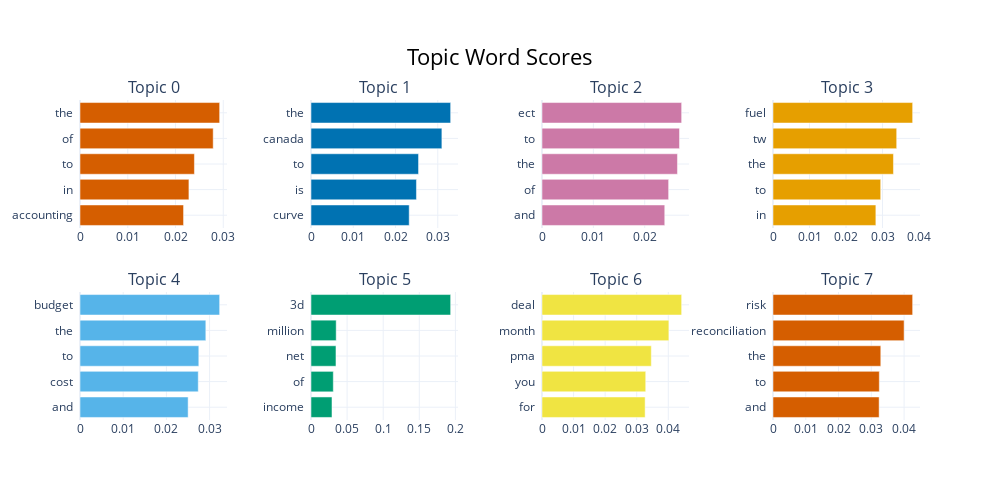

Notebook source saved alongside this figure:
### Code cell
model.visualize_barchart()

### Figure 1 — Plotly figure (JSON) as saved in the notebook; plotly's stock layout.template omitted (floating-point values rounded to 4 significant figures)
{"data": [{"marker": {"color": "#D55E00"}, "orientation": "h", "type": "bar", "x": [0.02169, 0.02281, 0.02396, 0.0279, 0.02925], "xaxis": "x", "y": ["accounting  ", "in  ", "to  ", "of  ", "the  "], "yaxis": "y"}, {"marker": {"color": "#0072B2"}, "orientation": "h", "type": "bar", "x": [0.02324, 0.02495, 0.02545, 0.03097, 0.03304], "xaxis": "x2", "y": ["curve  ", "is  ", "to  ", "canada  ", "the  "], "yaxis": "y2"}, {"marker": {"color": "#CC79A7"}, "orientation": "h", "type": "bar", "x": [0.0239, 0.02465, 0.02637, 0.02677, 0.02719], "xaxis": "x3", "y": ["and  ", "of  ", "the  ", "to  ", "ect  "], "yaxis": "y3"}, {"marker": {"color": "#E69F00"}, "orientation": "h", "type": "bar", "x": [0.02818, 0.0295, 0.033, 0.03388, 0.03825], "xaxis": "x4", "y": ["in  ", "to  ", "the  ", "tw  ", "fuel  "], "yaxis": "y4"}, {"marker": {"color": "#56B4E9"}, "orientation": "h", "type": "bar", "x": [0.02503, 0.02738, 0.0275, 0.02913, 0.03233], "xaxis": "x5", "y": ["and  ", "cost  ", "to  ", "the  ", "budget  "], "yaxis": "y5"}, {"marker": {"color": "#009E73"}, "orientation": "h", "type": "bar", "x": [0.02906, 0.0309, 0.03459, 0.03489, 0.1934], "xaxis": "x6", "y": ["income  ", "of  ", "net  ", "million  ", "3d  "], "yaxis": "y6"}, {"marker": {"color": "#F0E442"}, "orientation": "h", "type": "bar", "x": [0.03267, 0.03286, 0.03462, 0.04019, 0.04423], "xaxis": "x7", "y": ["for  ", "you  ", "pma  ", "month  ", "deal  "], "yaxis": "y7"}, {"marker": {"color": "#D55E00"}, "orientation": "h", "type": "bar", "x": [0.03239, 0.03244, 0.0329, 0.04001, 0.04262], "xaxis": "x8", "y": ["and  ", "to  ", "the  ", "reconciliation  ", "risk  "], "yaxis": "y8"}], "layout": {"annotations": [{"font": {"size": 16}, "showarrow": false, "text": "Topic 0", "x": 0.0875, "xanchor": "center", "xref": "paper", "y": 1, "yanchor": "bottom", "yref": "paper"}, {"font": {"size": 16}, "showarrow": false, "text": "Topic 1", "x": 0.3625, "xanchor": "center", "xref": "paper", "y": 1, "yanchor": "bottom", "yref": "paper"}, {"font": {"size": 16}, "showarrow": false, "text": "Topic 2", "x": 0.6375, "xanchor": "center", "xref": "paper", "y": 1, "yanchor": "bottom", "yref": "paper"}, {"font": {"size": 16}, "showarrow": false, "text": "Topic 3", "x": 0.9125, "xanchor": "center", "xref": "paper", "y": 1, "yanchor": "bottom", "yref": "paper"}, {"font": {"size": 16}, "showarrow": false, "text": "Topic 4", "x": 0.0875, "xanchor": "center", "xref": "paper", "y": 0.4, "yanchor": "bottom", "yref": "paper"}, {"font": {"size": 16}, "showarrow": false, "text": "Topic 5", "x": 0.3625, "xanchor": "center", "xref": "paper", "y": 0.4, "yanchor": "bottom", "yref": "paper"}, {"font": {"size": 16}, "showarrow": false, "text": "Topic 6", "x": 0.6375, "xanchor": "center", "xref": "paper", "y": 0.4, "yanchor": "bottom", "yref": "paper"}, {"font": {"size": 16}, "showarrow": false, "text": "Topic 7", "x": 0.9125, "xanchor": "center", "xref": "paper", "y": 0.4, "yanchor": "bottom", "yref": "paper"}], "height": 500, "hoverlabel": {"bgcolor": "white", "font": {"family": "Rockwell", "size": 16}}, "showlegend": false, "title": {"font": {"color": "Black", "size": 22}, "text": "Topic Word Scores", "x": 0.5, "xanchor": "center", "yanchor": "top"}, "width": 1000, "xaxis": {"anchor": "y", "domain": [0, 0.175], "showgrid": true}, "xaxis2": {"anchor": "y2", "domain": [0.275, 0.45], "showgrid": true}, "xaxis3": {"anchor": "y3", "domain": [0.55, 0.725], "showgrid": true}, "xaxis4": {"anchor": "y4", "domain": [0.825, 1], "showgrid": true}, "xaxis5": {"anchor": "y5", "domain": [0, 0.175], "showgrid": true}, "xaxis6": {"anchor": "y6", "domain": [0.275, 0.45], "showgrid": true}, "xaxis7": {"anchor": "y7", "domain": [0.55, 0.725], "showgrid": true}, "xaxis8": {"anchor": "y8", "domain": [0.825, 1], "showgrid": true}, "yaxis": {"anchor": "x", "domain": [0.6, 1], "showgrid": true}, "yaxis2": {"anchor": "x2", "domain": [0.6, 1], "showgrid": true}, "yaxis3": {"anchor": "x3", "domain": [0.6, 1], "showgrid": true}, "yaxis4": {"anchor": "x4", "domain": [0.6, 1], "showgrid": true}, "yaxis5": {"anchor": "x5", "domain": [0, 0.4], "showgrid": true}, "yaxis6": {"anchor": "x6", "domain": [0, 0.4], "showgrid": true}, "yaxis7": {"anchor": "x7", "domain": [0, 0.4], "showgrid": true}, "yaxis8": {"anchor": "x8", "domain": [0, 0.4], "showgrid": true}}}
